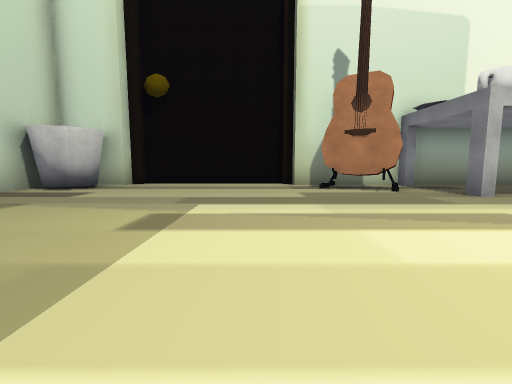
view 1 (above)

18 first-person views from a walk through a Unity game level. The camera is 1.3 m above the floor, tilts 6° down and sees 90° across. The floor is counted in squares, 2 m on a side. Each view is taken from the middle of a square. On the plan, view 1 faces up. The plan holds only what a view shows up to about 9 squares ahead; the rest is blank. The place goes on beyond the plan. The player character is not drawn. Some surface patterns are stand-ins.

view 2
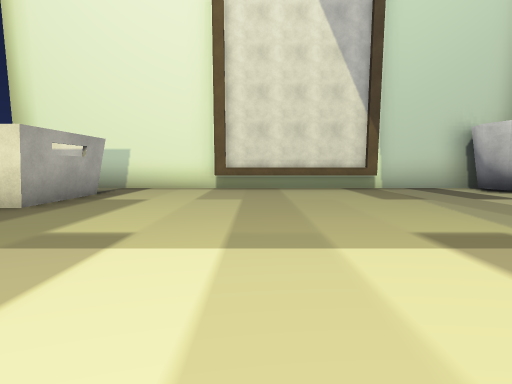

view 3
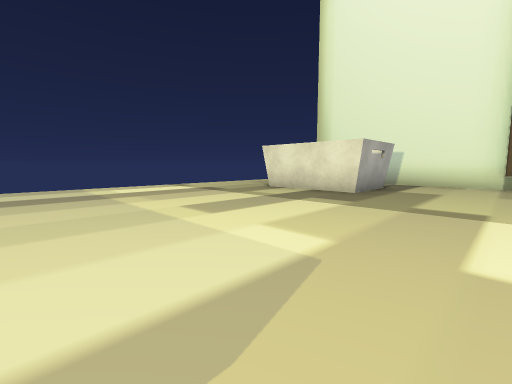

view 4
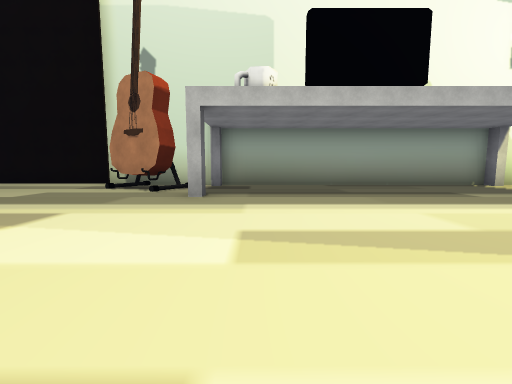

view 5
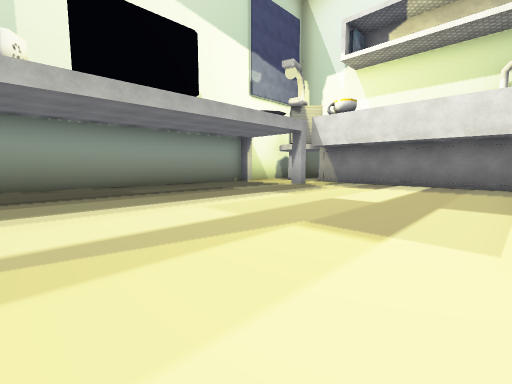

view 6
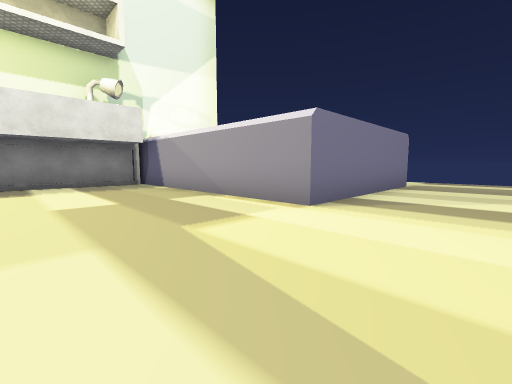

view 7
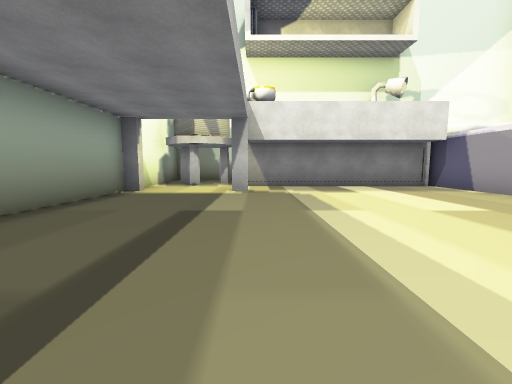

view 8
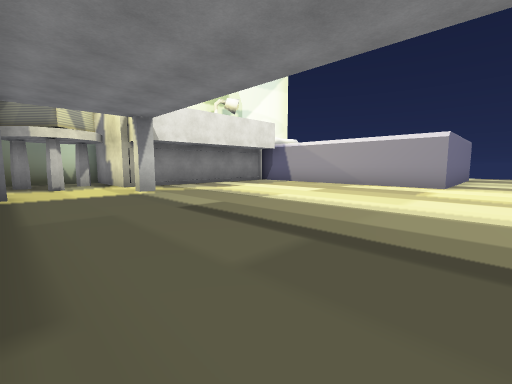

view 9
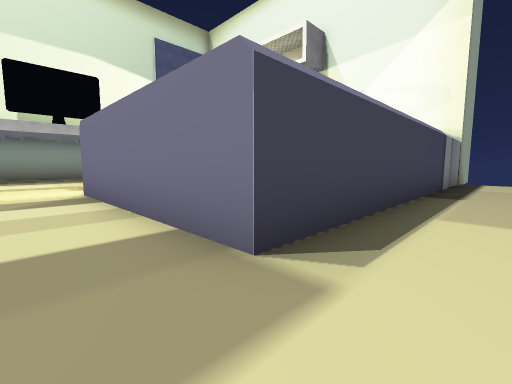

view 10
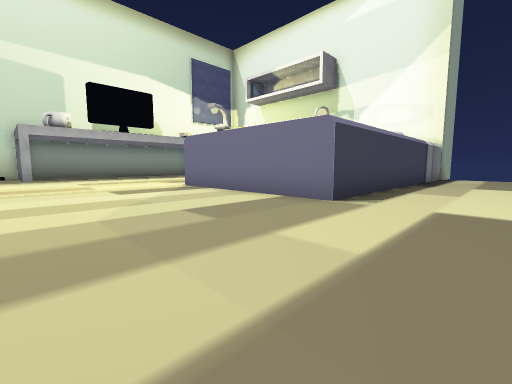

view 11
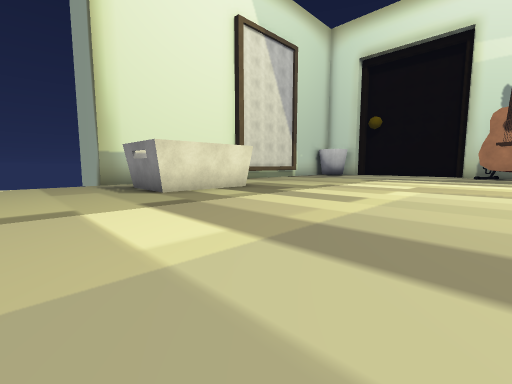

view 12
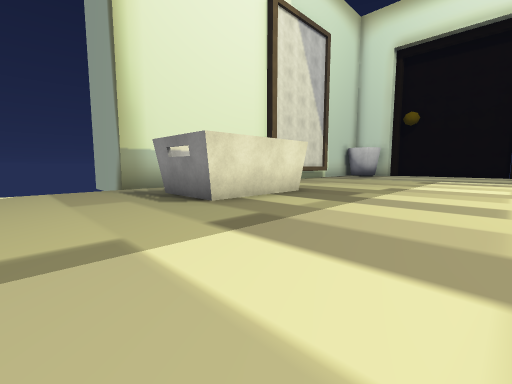

view 13
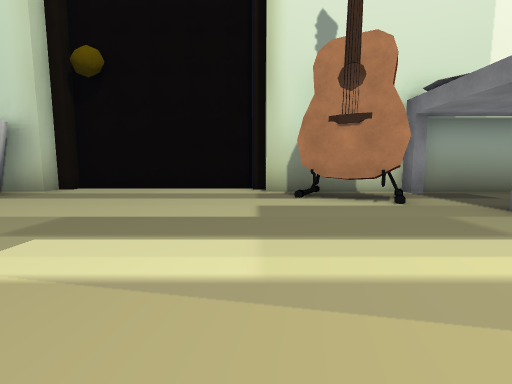

view 14
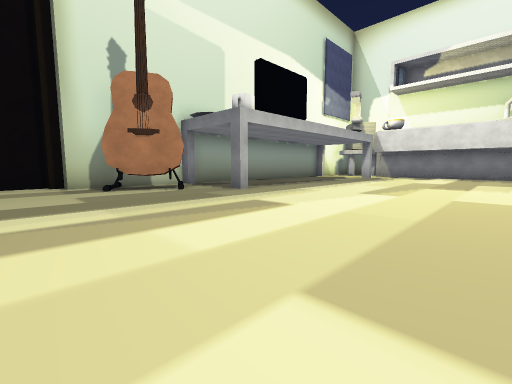

view 15
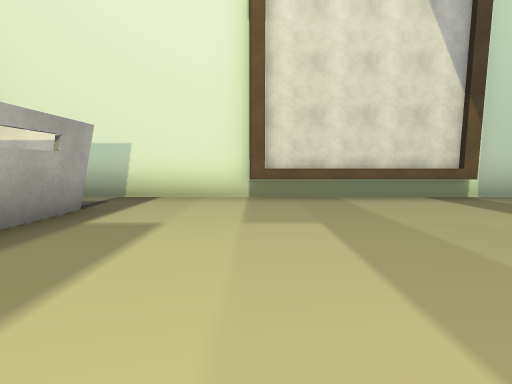

view 16
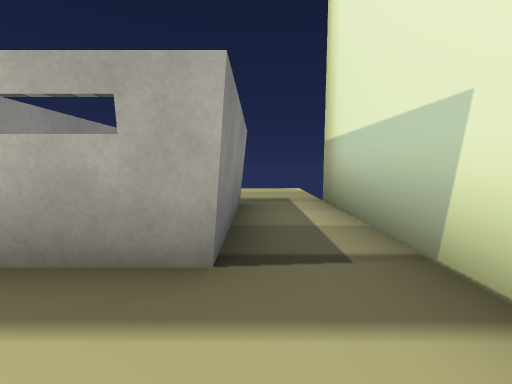

view 17
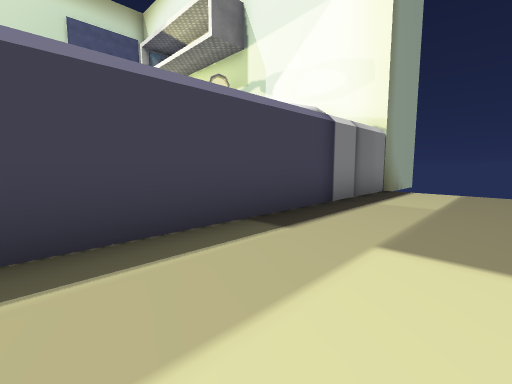

view 18
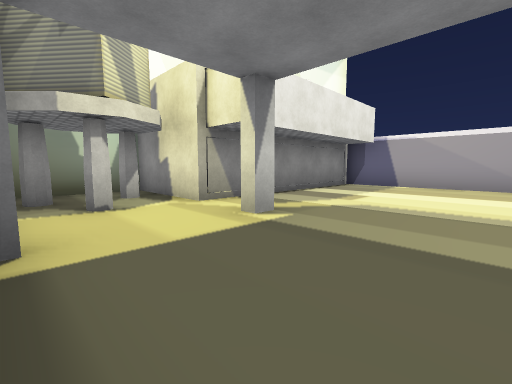

### Floor plan
Points are (right, up) in squares from view 1. A wall is a line through its corners. A room is listed if a view was taken in it or the views show most of it. See-through windows are left out.
Room 1 (views 1, 2, 3, 4, 5, 6, 7, 8, 9, 10, 11, 12, 13, 14, 15, 16, 17, 18)
walls: (4.9, 5.6) (4.9, 5.2) (4.6, 5.2) (4.6, 5.6); (3.8, 6.9) (3.5, 6.4) (1.8, 7.3); (-2.8, -2.5) (-2.8, -5.4) (-4.8, -5.4) (-4.8, -2.5) (-2.8, -2.5); (5, 7.9) (4.6, 7.9); (4.6, 8.3) (1.3, 8.3) (1.3, 8.8) (0.9, 8.8); (-6, 4.4) (-6, -0.1); (-4.9, 8) (-4.6, 7.6) (-4.6, 7.2) (-4.9, 6.8) (-5.3, 6.6) (-5.8, 6.8); (-4.2, 8.9) (-4.2, 8.3) (-5.4, 8.3); (13.4, 7.9) (13.4, 8.3) (4.9, 8.3); (-6.2, 7.5) (-6.2, -5.7) (-7.5, -5.7); (18.5, -5.7) (8.3, -5.7) (8.3, -0.5) (15, -0.5) (15, 5.5)
ways out: opening at (15, 6)

Positions as (right, up) in squares from view 1, and headings:
1: (0, 0), facing up
2: (1, 1), facing left
3: (3, 0), facing down-left
4: (6, 0), facing up
5: (6, 0), facing up-right
6: (6, 3), facing down-right
7: (7, 5), facing right
8: (7, 8), facing down-right
9: (7, -7), facing up-right
10: (4, -8), facing up-right
11: (3, -8), facing up-left
12: (1, -8), facing up-left
13: (1, 2), facing up
14: (0, 0), facing up-right
15: (-1, 0), facing left
16: (-5, -1), facing down
17: (11, -8), facing up-right
18: (11, 8), facing down-right
